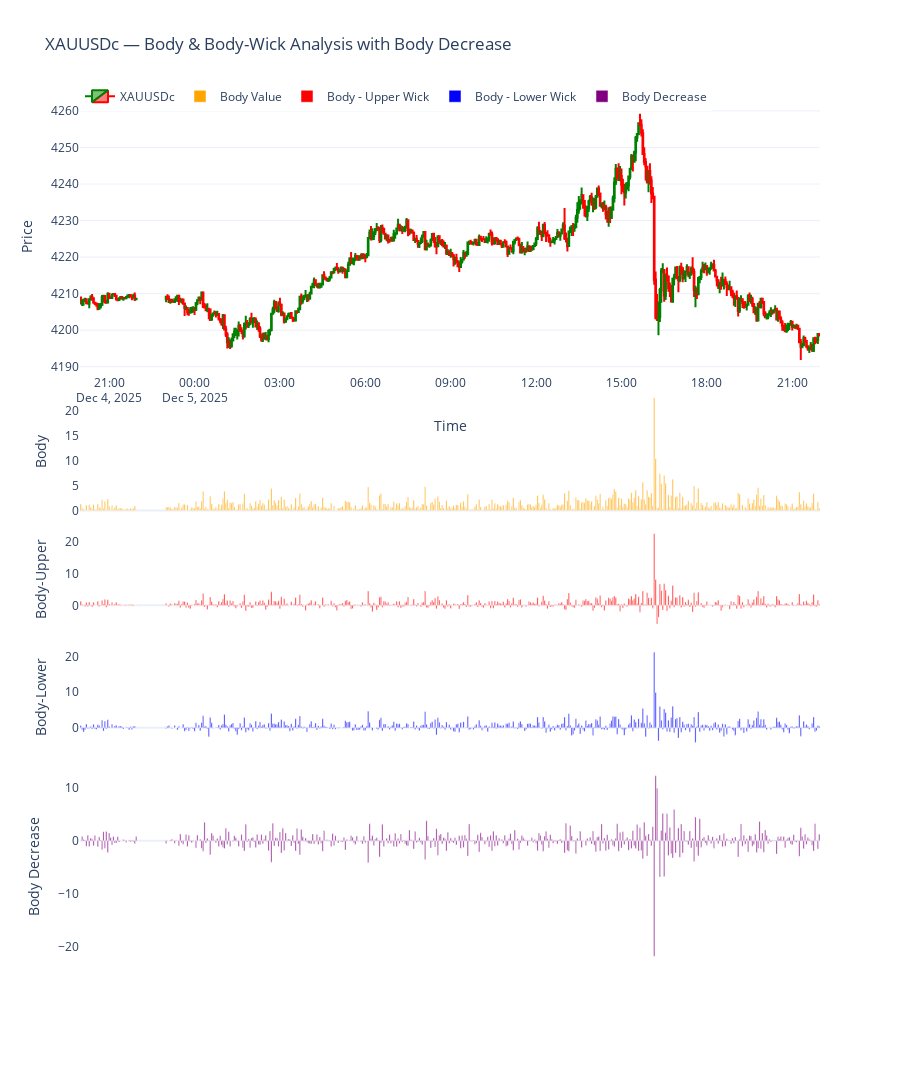

The notebook cell this image was saved under:
### Code cell
import MetaTrader5 as mt5 
import pandas as pd
import numpy as np
import plotly.graph_objects as go
from datetime import datetime, timedelta

# -------------------------
# 1. Initialize MT5
# -------------------------
if not mt5.initialize():
    print("MT5 initialization failed")
    mt5.shutdown()

# -------------------------
# 2. Fetch 3-minute data
# -------------------------
symbol = "XAUUSDc"
timeframe = mt5.TIMEFRAME_M3
n_bars = 500
utc_from = datetime.now() - timedelta(days=5)

rates = mt5.copy_rates_from(symbol, timeframe, utc_from, n_bars)
mt5.shutdown()

# -------------------------
# 3. Convert to DataFrame
# -------------------------
df = pd.DataFrame(rates)
df['time'] = pd.to_datetime(df['time'], unit='s')
df.set_index('time', inplace=True)

# -------------------------
# 4. Remove non-trading periods
# -------------------------
df = df[df.index.dayofweek < 5]

# -------------------------
# 5. Calculations
# -------------------------
df['body'] = abs(df['close'] - df['open'])
df['upper_wick'] = df['high'] - df[['open', 'close']].max(axis=1)
df['lower_wick'] = df[['open', 'close']].min(axis=1) - df['low']

df['body_minus_upper'] = df['body'] - df['upper_wick']
df['body_minus_lower'] = df['body'] - df['lower_wick']

# New: Decrease of body value over time
df['body_decrease'] = df['body'].shift(1) - df['body']

# -------------------------
# 6. Plot
# -------------------------
fig = go.Figure()

# Pane 1: Candlestick
fig.add_trace(go.Candlestick(
    x=df.index,
    open=df['open'],
    high=df['high'],
    low=df['low'],
    close=df['close'],
    name='XAUUSDc',
    increasing_line_color='green',
    decreasing_line_color='red'
))

# Pane 2: Body values
fig.add_trace(go.Bar(
    x=df.index,
    y=df['body'],
    name='Body Value',
    marker_color='orange',
    yaxis='y2'
))

# Pane 3: Body - Upper Wick
fig.add_trace(go.Bar(
    x=df.index,
    y=df['body_minus_upper'],
    name='Body - Upper Wick',
    marker_color='red',
    yaxis='y3'
))

# Pane 4: Body - Lower Wick
fig.add_trace(go.Bar(
    x=df.index,
    y=df['body_minus_lower'],
    name='Body - Lower Wick',
    marker_color='blue',
    yaxis='y4'
))

# Pane 5: Body decrease over time
fig.add_trace(go.Bar(
    x=df.index,
    y=df['body_decrease'],
    name='Body Decrease',
    marker_color='purple',
    yaxis='y5'
))

# -------------------------
# Layout
# -------------------------
fig.update_layout(
    template='plotly_white',
    title='XAUUSDc — Body & Body-Wick Analysis with Body Decrease',
    xaxis=dict(title='Time', rangeslider=dict(visible=False)),

    yaxis=dict(title='Price', domain=[0.70, 1.00]),
    yaxis2=dict(title='Body', domain=[0.55, 0.68], showgrid=False),
    yaxis3=dict(title='Body-Upper', domain=[0.42, 0.53], showgrid=False),
    yaxis4=dict(title='Body-Lower', domain=[0.29, 0.40], showgrid=False),
    yaxis5=dict(title='Body Decrease', domain=[0.05, 0.27], showgrid=False),

    height=1600,
    legend=dict(orientation='h', y=1.02, x=0)
)

fig.show()

### Figure 1 — Plotly figure (JSON) as saved in the notebook; plotly's stock layout.template omitted (floating-point values rounded to 4 significant figures; data arrays with more than 128 entries replaced by an {"elided": "..."} marker saying what was removed)
{"data": [{"close": {"elided": "500 float values"}, "decreasing": {"line": {"color": "red"}}, "high": {"elided": "500 float values"}, "increasing": {"line": {"color": "green"}}, "low": {"elided": "500 float values"}, "name": "XAUUSDc", "open": {"elided": "500 float values"}, "type": "candlestick", "x": {"elided": "500 str values"}}, {"marker": {"color": "orange"}, "name": "Body Value", "type": "bar", "x": {"elided": "500 str values"}, "y": {"elided": "500 float values"}, "yaxis": "y2"}, {"marker": {"color": "red"}, "name": "Body - Upper Wick", "type": "bar", "x": {"elided": "500 str values"}, "y": {"elided": "500 float values"}, "yaxis": "y3"}, {"marker": {"color": "blue"}, "name": "Body - Lower Wick", "type": "bar", "x": {"elided": "500 str values"}, "y": {"elided": "500 float values"}, "yaxis": "y4"}, {"marker": {"color": "purple"}, "name": "Body Decrease", "type": "bar", "x": {"elided": "500 str values"}, "y": {"elided": "500 float values"}, "yaxis": "y5"}], "layout": {"height": 1600, "legend": {"orientation": "h", "x": 0, "y": 1.02}, "title": {"text": "XAUUSDc — Body & Body-Wick Analysis with Body Decrease"}, "xaxis": {"rangeslider": {"visible": false}, "title": {"text": "Time"}}, "yaxis": {"domain": [0.7, 1], "title": {"text": "Price"}}, "yaxis2": {"domain": [0.55, 0.68], "showgrid": false, "title": {"text": "Body"}}, "yaxis3": {"domain": [0.42, 0.53], "showgrid": false, "title": {"text": "Body-Upper"}}, "yaxis4": {"domain": [0.29, 0.4], "showgrid": false, "title": {"text": "Body-Lower"}}, "yaxis5": {"domain": [0.05, 0.27], "showgrid": false, "title": {"text": "Body Decrease"}}}}
